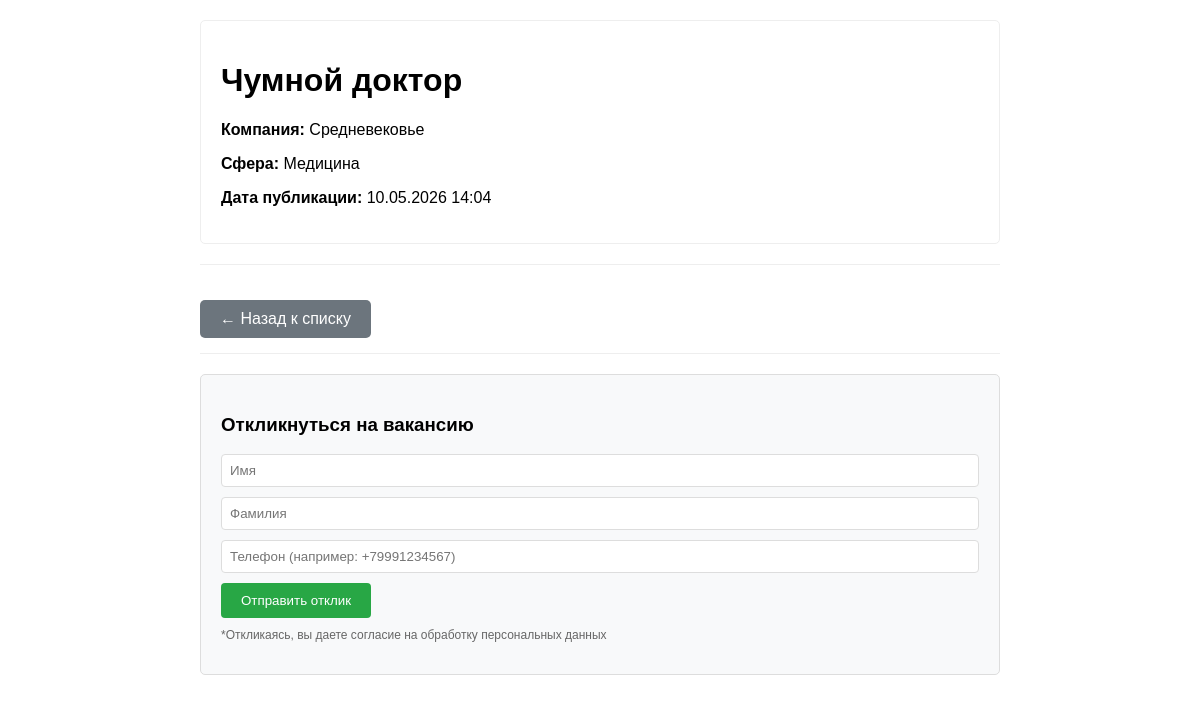
/6/, run on the app's committed database.
### vacancies/models.py (models this page shows, shortened)
class Vacancy(models.Model):
    title = models.CharField(max_length=200, verbose_name='Название вакансии')
    company = models.CharField(max_length=200, verbose_name='Компания')
    sphere = models.CharField(max_length=20, choices=Sphere.choices, verbose_name='Сфера деятельности')
    created_at = models.DateTimeField(auto_now_add=True, verbose_name='Дата создания')
    employer = models.ForeignKey(User, on_delete=models.CASCADE, verbose_name='Работодатель', null=True, blank=True)
    class Meta:
        verbose_name = 'Вакансия'
        verbose_name_plural = 'Вакансии'
        ordering = ['-created_at']

### vacancies/views.py (the view)
# urls.py: path('<int:pk>/', views.vacancy_detail, name='vacancy_detail'),
def vacancy_detail(request, pk):
    use_case = get_list_vacancies_use_case()
    vacancy = use_case.vacancy_repo.get_by_id(pk)
    if vacancy is None:
        raise Http404("Вакансия не найдена")
    return render(request, 'vacancies/vacancy_detail.html', {'vacancy': vacancy})

### core/entities/vacancy.py (called while the page is built)
    @classmethod
    def get_display(cls, value: str) -> str:
        displays = {
            "IT": "Информационные технологии",
            "MEDICINE": "Медицина",
            "ARCHITECTURE": "Архитектура"
        }
        return displays.get(value, value)

    def __post_init__(self):
        if not self.title or len(self.title) < 3:
            raise ValueError("Название вакансии должно содержать минимум 3 символа")

    @property
    def sphere_display(self) -> str:
        return Sphere.get_display(self.sphere)

    def get_sphere_display(self) -> str:
        return self.sphere_display

### employment_project/dependencies.py (called while the page is built)
def get_list_vacancies_use_case() -> ListVacanciesUseCase:
    return ListVacanciesUseCase(_vacancy_repo)

### infrastructure/repositories/django_vacancy_repo.py (called while the page is built)
    def _to_domain(self, django_vacancy) -> Vacancy:
        return Vacancy(
            id=django_vacancy.id,
            title=django_vacancy.title,
            company=django_vacancy.company,
            sphere=django_vacancy.sphere,
            employer_id=django_vacancy.employer_id,
            created_at=django_vacancy.created_at
        )

    def get_by_id(self, vacancy_id: int) -> Optional[Vacancy]:
        try:
            return self._to_domain(DjangoVacancy.objects.get(id=vacancy_id))
        except DjangoVacancy.DoesNotExist:
            return None

### vacancies/templates/vacancies/vacancy_detail.html (shortened to what this page needs)
<!DOCTYPE html>
<html lang="ru">
<head>
</head>
<body>
    <div class="vacancy-info">
        <h1>{{ vacancy.title }}</h1>
        <p><strong>Компания:</strong> {{ vacancy.company }}</p>
        <p><strong>Сфера:</strong> {{ vacancy.get_sphere_display }}</p>
        <p><strong>Дата публикации:</strong> {{ vacancy.created_at|date:"d.m.Y H:i" }}</p>
    </div>
    {% if user.is_authenticated %}
    <div class="button-group">
        {% if vacancy.employer_id == user.id and not user.is_superuser %}
            <a href="{% url 'vacancy_update' vacancy.id %}" class="btn btn-edit">Редактировать</a>
        {% endif %}
        {% if user.is_superuser or vacancy.employer_id == user.id %}
            <a href="{% url 'vacancy_delete' vacancy.id %}" class="btn btn-delete">Удалить</a>
        {% endif %}
        <a href="{% url 'vacancy_list' %}" class="back">← Назад к списку</a>
    </div>
{% else %}
    <div class="button-group">
        <a href="{% url 'vacancy_list' %}" class="back">← Назад к списку</a>
    </div>
{% endif %}
    {% if not user.is_authenticated %}
        <div class="response-form">
            <h3>Откликнуться на вакансию</h3>
            <form method="post" action="{% url 'vacancy_response' vacancy.id %}">
                <input type="text" name="first_name" placeholder="Имя" required>
                <input type="text" name="last_name" placeholder="Фамилия" required>
                <input type="text" name="phone" placeholder="Телефон (например: +79991234567)" required>
                <button type="submit">Отправить отклик</button>
            </form>
            <p style="font-size: 12px; color: #666; margin-top: 10px;">
                *Откликаясь, вы даете согласие на обработку персональных данных
            </p>
        </div>
    {% endif %}
</body>
</html>

### vacancies/templates/vacancies/vacancy_detail.html (style rules this page uses)
body { font-family: Arial; max-width: 800px; margin: 0 auto; padding: 20px; }
.back { display: inline-block; padding: 10px 20px; background-color: #6c757d; color: white; text-decoration: none; border-radius: 5px; margin-top: 20px; }
.response-form { background: #f8f9fa; padding: 20px; margin: 20px 0; border-radius: 5px; border: 1px solid #ddd; }
.response-form input { display: block; width: 100%; padding: 8px; margin: 10px 0; border: 1px solid #ddd; border-radius: 4px; box-sizing: border-box; }
.response-form button { background: #28a745; color: white; padding: 10px 20px; border: none; border-radius: 4px; cursor: pointer; }
.vacancy-info { background: white; padding: 20px; border-radius: 5px; border: 1px solid #eee; }
.button-group { margin: 20px 0; padding: 15px 0; border-top: 1px solid #eee; border-bottom: 1px solid #eee; }

### data on the page
Vacancy: title "Чумной доктор", company "Средневековье", created_at "10.05.2026 14:04"

### other printed values
{{ vacancy.get_sphere_display }} "Медицина"
